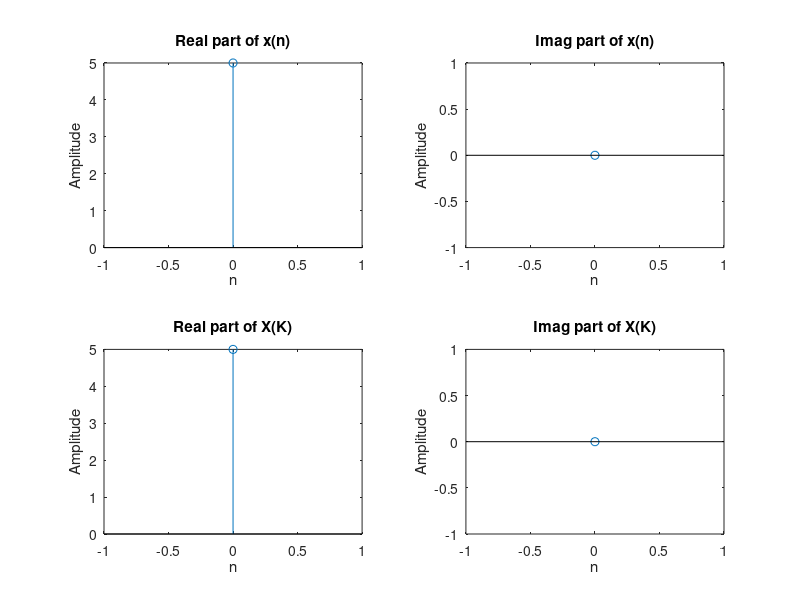

Write the MATLAB code that produced this figure.
 clc; clear;
x=input('enter x[n]:');
N=length(x);
x=conj(x)
levels=nextpow2(N);
xn=[x,zeros(1,(2^levels)-N)];
N=length(xn);
tw=cos(2*pi*(1/N)*(0:N/2-1))-j*sin(2*pi*(1/N)*(0:N/2-1));
for level=levels:-1:1;
    L=2^level;
   twlvl=tw(1:N/L:N/2);
    for k=0:L:N-L;        for n=0:L/2-1;
            A=x(n+k+1);
            B=x(n+k+(L/2)+1);
            x(n+k+1)=A+B;
            x(n+k+(L/2)+1)=(A-B)*twlvl(n+1);
         end  
    end
    x
 end
x=bitrevorder(x)
XK=conj(x)/N ;
n=0:N-1;
subplot(2,2,1);stem(n,real(xn));title('Real part of x(n)');xlabel('n');ylabel('Amplitude');
subplot(2,2,2);stem(n,imag(xn));title('Imag part of x(n)');xlabel('n');ylabel('Amplitude');
subplot(2,2,3);stem(n,real(XK));title('Real part of X(K)');xlabel('n');ylabel('Amplitude');
subplot(2,2,4);stem(n,imag(XK));title('Imag part of X(K)');xlabel('n');ylabel('Amplitude');




